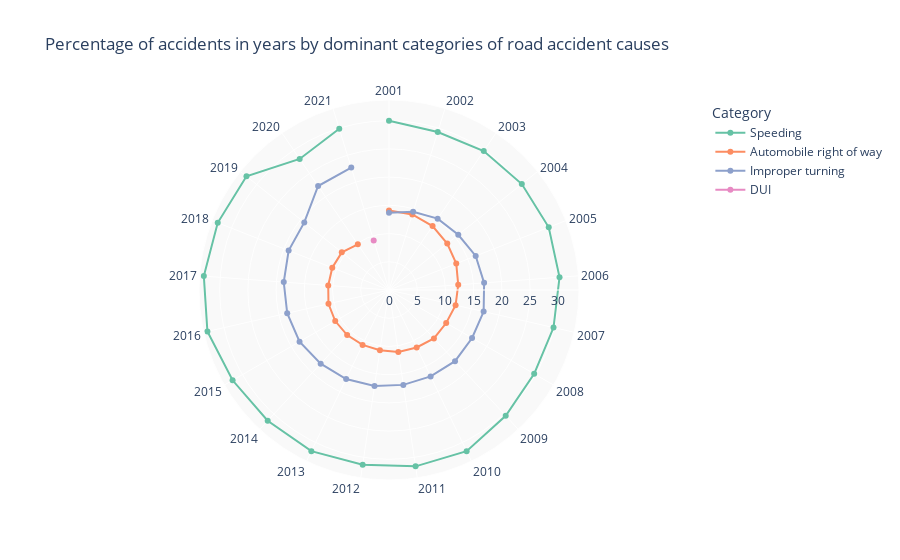

This figure's notebook cell:
### Code cell
fig_reason = px.line_polar(
    df_reason,
    r = 'Percentage_of_annual_road_incidents',
    theta = 'Year',
    color = 'Category',
    title = 'Percentage of accidents in years by dominant categories of road accident causes',
    color_discrete_sequence = px.colors.qualitative.Set2,
    markers = True)

fig_reason.update_layout(polar_bgcolor = plot_bgcolor)
fig_reason.show()

### Figure 1 — Plotly figure (JSON) as saved in the notebook; plotly's stock layout.template omitted (floating-point values rounded to 4 significant figures)
{"data": [{"hovertemplate": "Category=Speeding<br>Percentage_of_annual_road_incidents=%{r}<br>Year=%{theta}<extra></extra>", "legendgroup": "Speeding", "line": {"color": "rgb(102,194,165)", "dash": "solid"}, "marker": {"symbol": "circle"}, "mode": "markers+lines", "name": "Speeding", "r": [30, 29.3, 29.8, 30.1, 30.4, 30.3, 29.9, 29.7, 30.4, 31.7, 31.6, 31.3, 31.7, 31.6, 32, 33, 32.9, 32.6, 32.3, 28.1, 29.9], "showlegend": true, "subplot": "polar", "theta": ["2001", "2002", "2003", "2004", "2005", "2006", "2007", "2008", "2009", "2010", "2011", "2012", "2013", "2014", "2015", "2016", "2017", "2018", "2019", "2020", "2021"], "type": "scatterpolar"}, {"hovertemplate": "Category=Automobile right of way<br>Percentage_of_annual_road_incidents=%{r}<br>Year=%{theta}<extra></extra>", "legendgroup": "Automobile right of way", "line": {"color": "rgb(252,141,98)", "dash": "solid"}, "marker": {"symbol": "circle"}, "mode": "markers+lines", "name": "Automobile right of way", "r": [14.1, 14, 13.7, 13.2, 12.8, 12.3, 12.1, 11.7, 11.7, 11.3, 11.1, 10.8, 10.8, 10.9, 11, 11, 10.8, 10.8, 10.7, 9.8], "showlegend": true, "subplot": "polar", "theta": ["2001", "2002", "2003", "2004", "2005", "2006", "2007", "2008", "2009", "2010", "2011", "2012", "2013", "2014", "2015", "2016", "2017", "2018", "2019", "2020"], "type": "scatterpolar"}, {"hovertemplate": "Category=Improper turning<br>Percentage_of_annual_road_incidents=%{r}<br>Year=%{theta}<extra></extra>", "legendgroup": "Improper turning", "line": {"color": "rgb(141,160,203)", "dash": "solid"}, "marker": {"symbol": "circle"}, "mode": "markers+lines", "name": "Improper turning", "r": [13.7, 14.5, 15.3, 15.7, 16.5, 16.9, 17.2, 17, 17.2, 17, 17, 17.2, 17.5, 17.8, 18.3, 18.5, 18.7, 19.1, 19.2, 22.3, 22.7], "showlegend": true, "subplot": "polar", "theta": ["2001", "2002", "2003", "2004", "2005", "2006", "2007", "2008", "2009", "2010", "2011", "2012", "2013", "2014", "2015", "2016", "2017", "2018", "2019", "2020", "2021"], "type": "scatterpolar"}, {"hovertemplate": "Category=DUI<br>Percentage_of_annual_road_incidents=%{r}<br>Year=%{theta}<extra></extra>", "legendgroup": "DUI", "line": {"color": "rgb(231,138,195)", "dash": "solid"}, "marker": {"symbol": "circle"}, "mode": "markers+lines", "name": "DUI", "r": [9.2], "showlegend": true, "subplot": "polar", "theta": ["2021"], "type": "scatterpolar"}], "layout": {"legend": {"title": {"text": "Category"}, "tracegroupgap": 0}, "polar": {"angularaxis": {"direction": "clockwise", "rotation": 90}, "bgcolor": "rgb(249,249,249)", "domain": {"x": [0, 1], "y": [0, 1]}}, "title": {"text": "Percentage of accidents in years by dominant categories of road accident causes"}}}
